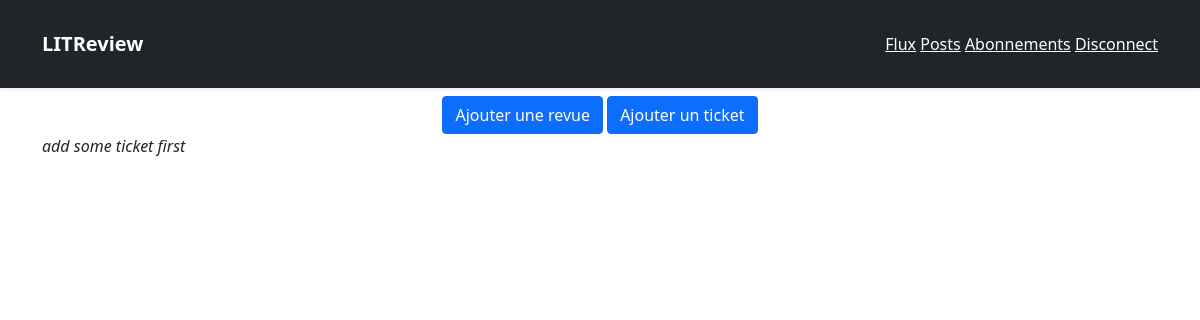
Before: /reviews/ (signed in) with the older database file.
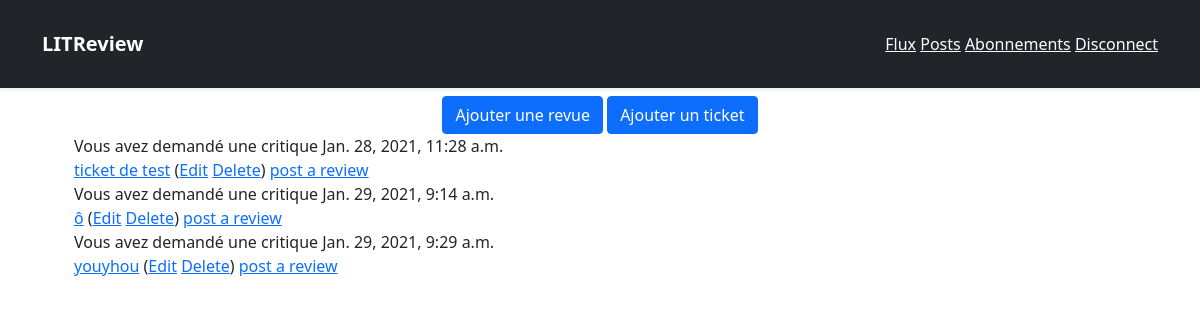
After: the same page with the newer database file.
### reviews/models.py (models this page shows)
class Ticket(models.Model):
    title = models.CharField(max_length=128)
    description = models.TextField(max_length=2048)
    user = models.ForeignKey(settings.AUTH_USER_MODEL, on_delete=models.CASCADE)
    image = models.ImageField(null=True, blank=True)
    time_created = models.DateTimeField(auto_now_add=True)

### reviews/views.py (the view)
# urls.py: path('', views.feed, name='feed'),
@login_required
def feed(request):
    tickets = Ticket.objects.filter(user=request.user.id)
    return render(request, 'reviews/feed.html', locals())

### reviews/templates/reviews/feed.html
{% extends 'base.html' %}
{% block content %}
<div class="raw align-items-center">
    <div class="col-12 text-center">
        <a href="{% url 'reviews:newreview' %}" class="btn btn-primary">Ajouter une revue</a>
        <a href="{% url 'reviews:addticket' %}" class="btn btn-primary">Ajouter un ticket</a>
    </div>
</div>
    {% if tickets %}
    <ul>
        {% for ticket in tickets %}
            <div class="raw">
                <div class="col-8">
                    <div>
                        <span>
                            {% if ticket.user == request.user %}
                                Vous avez demandé une critique
                            {% else %}
                                {{ ticket.user }} a demandé une critique
                            {% endif %}
                        </span>
                        <span>{{ticket.time_created}}</span>
                    </div>
                    <a href="{% url 'reviews:viewticket' ticket.id %}">{{ ticket.title }}</a>
                    (<a href="{% url 'reviews:addticket' ticket.id %}">Edit</a>
                    <a href="{% url 'reviews:deleteticket' ticket.id %}">Delete</a>)
                    <a href="{% url 'reviews:reviewticket' ticket.id %}">
                        {% if ticket.review_set.all %}
                            Edit my review
                        {% else %}
                            post a review
                        {% endif %}
                    </a>
                </div>
            </div>
        {% endfor %}
    </ul>
    {% else %}
    <i>add some ticket first</i>
    {% endif %}
{% endblock content %}

Changed rows visible on the page:
now on this page (row edited): Ticket: shows "Vous avez demandé une critique", time_created "Jan. 28, 2021, 11:28 a.m.", title "ticket de test", shows "post a review"
added Ticket: shows "Vous avez demandé une critique", time_created "Jan. 29, 2021, 9:14 a.m.", title "ô", shows "post a review"
added Ticket: shows "Vous avez demandé une critique", time_created "Jan. 29, 2021, 9:29 a.m.", title "youyhou", shows "post a review"
Other visible differences:
text no longer shown: "add some ticket first"
